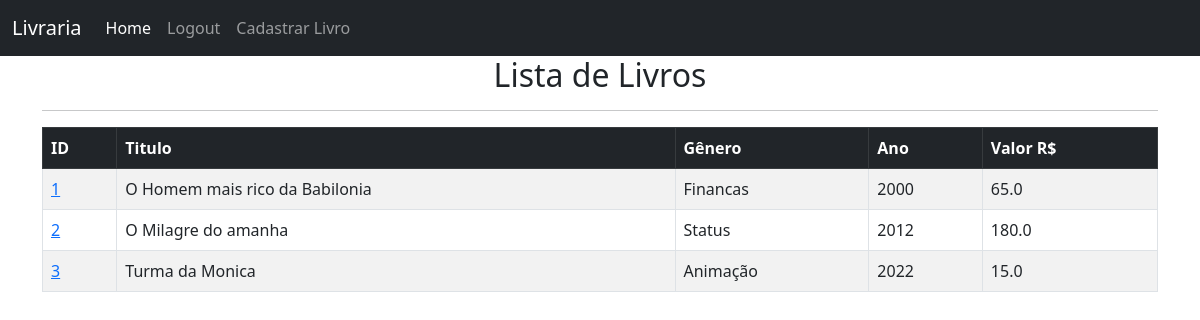
The app's page / (signed in), older data.
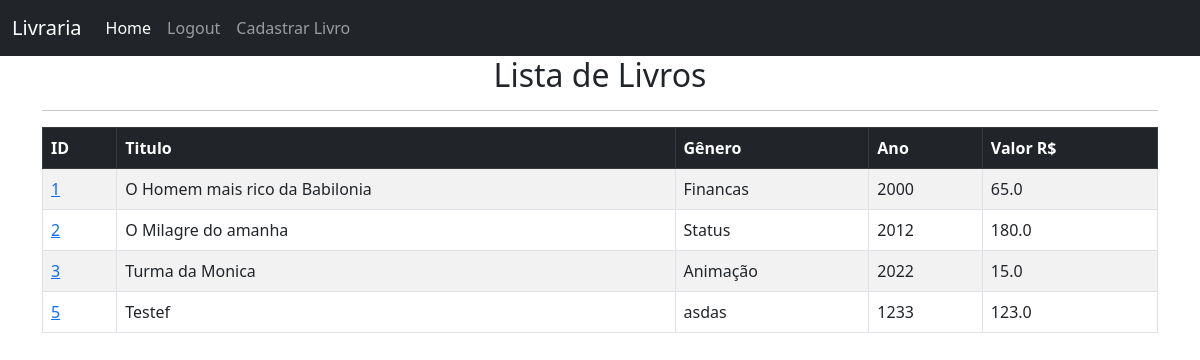
The same page, newer data.
### livraria/models.py (models this page shows, shortened)
class Book(models.Model):
    created_at = models.DateTimeField(auto_now_add=True)
    title = models.CharField(max_length=50)
    description = models.CharField(max_length=200)
    year = models.IntegerField()
    genre = models.CharField(max_length=30)
    value = models.FloatField()

### livraria/views.py (the view)
# urls.py: path('', home, name='home'),
def home(request):
    books = Book.objects.all()
    if(request.method == "POST"):
        username = request.POST['usuario']
        password = request.POST['senha']
        user = authenticate(
            request,
            username = username,
            password = password
        )
        if user is not None:
            login(request, user)
            messages.success(request, "Login foi realizado com sucesso!")
            return redirect('home')
        else:
            messages.error(request, "Erro na autenticação, tente novamente!")
            return redirect('home')
    else:
        return render(request, 'home.html', {'books':books})

### livraria/templates/home.html (shortened to what this page needs)
{% extends 'base.html'%}
{% block content %}
{% if user.is_authenticated %}
<h2 class="text-center">Lista de Livros</h2>
<hr />
<table class="table table-striped table-bordered table-hover">
    <thead class="table-dark">
        <tr>
            <th>ID</th>
            <th>Titulo</th>
            <th>Gênero</th>
            <th>Ano</th>
            <th>Valor R$</th>
        </tr>
    </thead>
    <tbody>
        {% if books %}
        {% for book in books %}
        <tr>
            <td><a href="{% url 'book' book.id %}">{{book.id}}</a></td>
            <td>{{book.title}}</td>
            <td>{{book.genre}}</td>
            <td>{{book.year}}</td>
            <td>{{book.value}}</td>
        </tr>
        {% endfor %}
        {% endif %}
    </tbody>
{% endif %}
{% endblock %}

### livraria/templates/base.html (shortened to what this page needs)
<!doctype html>
<html lang="en">
<head>
    <link href="https://cdn.jsdelivr.net/npm/bootstrap@5.0.2/dist/css/bootstrap.min.css" rel="stylesheet"
>
</head>
<body>
    {% include 'navbar.html' %}
    <div class="container">
        {% block content %}
        {% endblock %}
    </div>
</body>
</html>

### livraria/templates/navbar.html (shortened to what this page needs)
<nav class="navbar navbar-expand-lg navbar-dark bg-dark">
    <div class="container-fluid">
        <a class="navbar-brand" href={%url 'home'%}>Livraria</a>
        <div class="collapse navbar-collapse" id="navbarSupportedContent">
            <ul class="navbar-nav me-auto mb-2 mb-lg-0">
                <li class="nav-item">
                    <a class="nav-link active" aria-current="page" href="{% url 'home' %}">Home</a>
                </li>
                {% if user.is_authenticated %}
                <li class="nav-item">
                    <a class="nav-link" href="{% url 'logout' %}">Logout</a>
                </li>
                <li class="nav-item">
                    <a class="nav-link" href="{% url 'add_book' %}">Cadastrar Livro</a>
                </li>
                {%endif%}
            </ul>
        </div>
    </div>
</nav>

Row changes from the older to the newer data that the page shows:
added Book: id "5", title "Testef", genre "asdas", year "1233", value "123.0"
